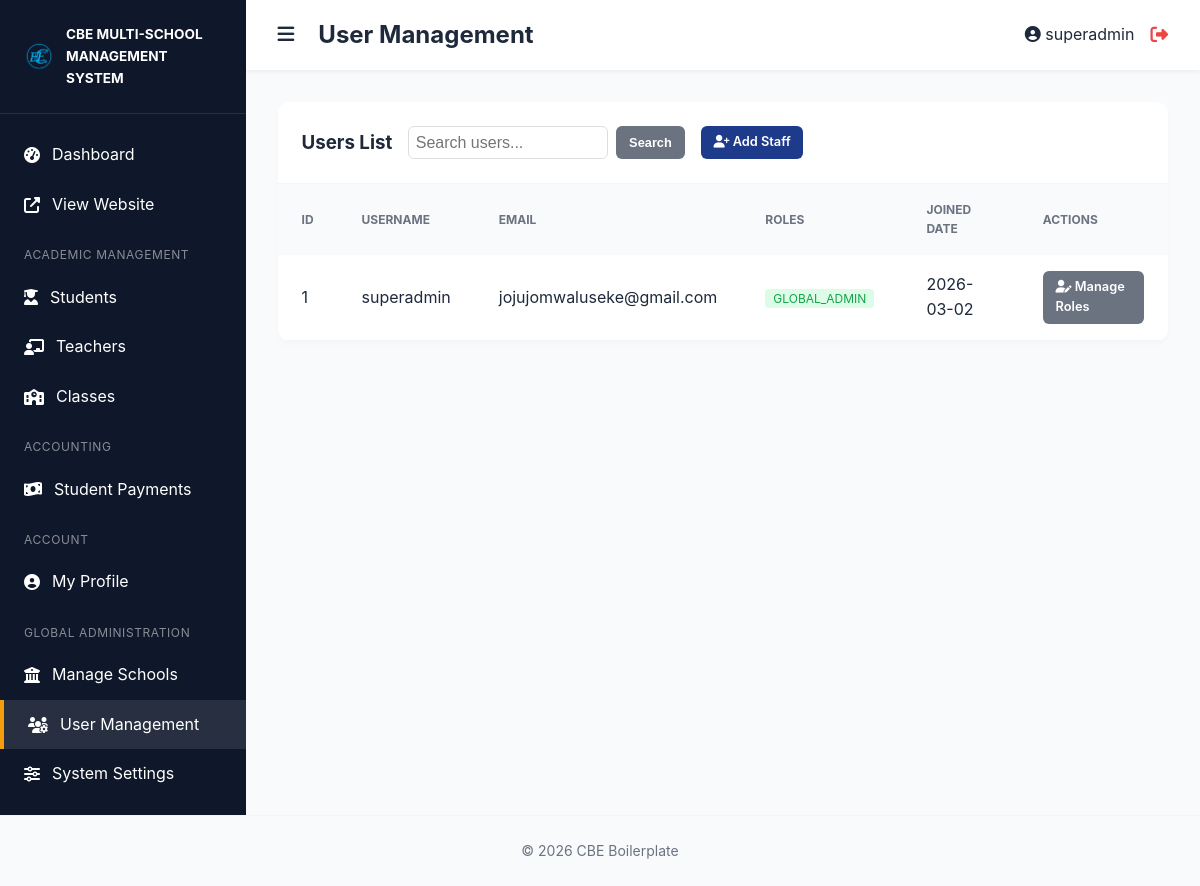
Page /modules/users/list.php?error=notfound (signed in) on the committed database.
### tables this page shows
CREATE TABLE `users` (
  `id` int(11) NOT NULL AUTO_INCREMENT,
  `school_id` int(11) DEFAULT NULL,  
  `username` varchar(50) NOT NULL,
  `email` varchar(100) NOT NULL,
  `password` varchar(255) NOT NULL,
  `full_name` varchar(255) DEFAULT NULL,
  `phone` varchar(20) DEFAULT NULL,
  `profile_pic` varchar(255) DEFAULT 'default.png',
  `status` enum('active', 'inactive') DEFAULT 'active',
  `created_at` timestamp NOT NULL DEFAULT current_timestamp(),
  PRIMARY KEY (`id`),
  UNIQUE KEY `email` (`email`),
  UNIQUE KEY `username` (`username`),
  CONSTRAINT `users_ibfk_1` FOREIGN KEY (`school_id`) REFERENCES `schools` (`id`) ON DELETE SET NULL
);

### config/auth.php (called while the page is built, shortened)
<?php
$base_dir = str_replace('\\', '/', realpath(dirname(__DIR__)));
$doc_root = str_replace('\\', '/', realpath($_SERVER['DOCUMENT_ROOT']));
$project_path = str_ireplace($doc_root, '', $base_dir);
$project_root = rtrim($project_path, '/') . '/';
$project_root = str_replace('//', '/', $project_root);
if ($project_root === '/')
    $project_root = '/';
function is_logged_in()
{
    return isset($_SESSION['user_id']);
}
function has_role($role_name)
{
    $user_roles = $_SESSION['roles'] ?? [];
    if (is_array($role_name)) {
        return !empty(array_intersect($role_name, $user_roles));
    }
    return in_array($role_name, $user_roles);
}

### config/database.php (called while the page is built)
<?php
$host = '127.0.0.1';
$db = 'school_system';
$user = 'root';
$pass = '';
$charset = 'utf8mb4';
$dsn = "mysql:host=$host;dbname=$db;charset=$charset";
$options = [
     PDO::ATTR_ERRMODE => PDO::ERRMODE_EXCEPTION,
     PDO::ATTR_DEFAULT_FETCH_MODE => PDO::FETCH_ASSOC,
     PDO::ATTR_EMULATE_PREPARES => false,
];
try {
     $pdo = new PDO($dsn, $user, $pass, $options);
} catch (\PDOException $e) {
     throw new \PDOException($e->getMessage(), (int) $e->getCode());
}
$settings = [];
try {
     $stmt = $pdo->query("SELECT * FROM settings");
     while ($row = $stmt->fetch()) {
          $settings[$row['setting_key']] = $row['setting_value'];
     }
} catch (Exception $e) {
}
function get_setting($key, $default = '')
{
     global $settings;
     return $settings[$key] ?? $default;
}

### modules/users/list.php (the view, shortened to what this page needs)
<?php
$page_title = 'User Management';
include __DIR__ . '/../../includes/header.php';
require_once __DIR__ . '/../../config/database.php';
$search = $_GET['search'] ?? '';
$where_clauses = [];
$params = [];
$where_sql = !empty($where_clauses) ? " WHERE " . implode(" AND ", $where_clauses) : "";
$sql = "SELECT u.*, GROUP_CONCAT(r.name) as roles_list
        FROM users u
        LEFT JOIN user_roles ur ON u.id = ur.user_id
        LEFT JOIN roles r ON ur.role_id = r.id
        $where_sql
        GROUP BY u.id
        ORDER BY u.created_at DESC";
$stmt = $pdo->prepare($sql);
$stmt->execute($params);
$users = $stmt->fetchAll();
?>
<div class="card">
    <div class="card-header">
        <div style="display: flex; gap: 1rem; align-items: center; flex-wrap: wrap;">
            <h3>Users List</h3>
            <form action="" method="GET" style="display: flex; gap: 0.5rem; margin-left: auto;">
                <input type="text" name="search" value="<?php echo htmlspecialchars($search); ?>"
                    placeholder="Search users..." class="form-control" style="width: 200px; padding: 0.4rem;">
                <button type="submit" class="btn btn-secondary btn-sm" style="width: auto;">Search</button>
                <?php if (has_role(['global_admin', 'headmaster'])): ?>
                    <a href="add_staff.php" class="btn btn-primary btn-sm" style="width: auto; margin-left: 0.5rem;"><i
                            class="fas fa-user-plus"></i> Add Staff</a>
                <?php endif; ?>
            </form>
        </div>
    </div>
    <div class="table-responsive">
        <table>
            <thead>
                <tr>
                    <th>ID</th>
                    <th>Username</th>
                    <th>Email</th>
                    <th>Roles</th>
                    <th>Joined Date</th>
                    <th>Actions</th>
                </tr>
            </thead>
            <tbody>
                <?php foreach ($users as $user): ?>
                    <tr>
                        <td>
                            <?php echo $user['id']; ?>
                        </td>
                        <td>
                            <?php echo htmlspecialchars($user['username']); ?>
                        </td>
                        <td>
                            <?php echo htmlspecialchars($user['email']); ?>
                        </td>
                        <td>
                            <?php
                            $roles = explode(',', $user['roles_list'] ?? 'user');
                            foreach ($roles as $role):
                                $class = ($role == 'admin') ? 'bg-primary-light' : 'bg-success-light';
                                ?>
                                <span style="padding: 2px 8px; border-radius: 4px; font-size: 0.75rem; margin-right: 4px;"
                                    class="<?php echo $class; ?>">
                                    <?php echo strtoupper($role); ?>
                                </span>
                            <?php endforeach; ?>
                        </td>
                        <td>
                            <?php echo date('Y-m-d', strtotime($user['created_at'])); ?>
                        </td>
                        <td>
                            <a href="edit.php?id=<?php echo $user['id']; ?>" class="btn btn-secondary btn-sm"><i
                                    class="fas fa-user-edit"></i> Manage Roles</a>
                        </td>
                    </tr>
                <?php endforeach; ?>
            </tbody>
        </table>
    </div>
</div>
<?php include __DIR__ . '/../../includes/footer.php'; ?>

### includes/header.php (shortened to what this page needs)
<?php
require_once __DIR__ . '/../config/database.php';
require_once __DIR__ . '/../config/auth.php';
?>
<!DOCTYPE html>
<html lang="en">
<head>
    <link rel="stylesheet" href="<?php echo $project_root; ?>assets/css/main.css">
    <link rel="stylesheet" href="https://cdnjs.cloudflare.com/ajax/libs/font-awesome/6.4.0/css/all.min.css">
</head>
<body class="<?php echo $body_class ?? ''; ?>">
    <?php if (is_logged_in() && !isset($plain_layout)): ?>
        <div class="app-container">
            <?php include __DIR__ . '/sidebar.php'; ?>
            <main class="content-area">
                <header class="top-nav">
                    <div class="nav-left">
                        <button id="sidebar-toggle"><i class="fas fa-bars"></i></button>
                        <h2>
                            <?php echo $page_title ?? 'Dashboard'; ?>
                        </h2>
                    </div>
                    <div class="nav-right">
                        <div class="user-profile">
                            <span><i class="fas fa-user-circle"></i>
                                <?php echo $_SESSION['username']; ?>
                            </span>
                            <a href="<?php echo $project_root; ?>logout.php" class="btn-logout"><i class="fas fa-sign-out-alt"></i></a>
                        </div>
                    </div>
                </header>
                <div class="main-content">
                    <?php
    endif; ?>

### includes/sidebar.php (shortened to what this page needs)
<?php
$current_page = basename($_SERVER['PHP_SELF']);
?>
<aside class="sidebar">
    <div class="sidebar-header">
        <?php
        $logo = $_SESSION['school']['logo'] ?? 'assets/images/CBE_Logo2.png';
        $school_name = $_SESSION['school']['name'] ?? get_setting('system_name', 'CBE SYSTEM');
        ?>
        <img src="<?php echo $project_root . $logo; ?>" alt="Logo"
            style="width: 30px; height: 30px; object-fit: cover; border-radius: 4px;">
        <span style="font-size: 0.85rem;"><?php echo strtoupper($school_name); ?></span>
    </div>
    <nav class="sidebar-nav">
        <ul>
            <li class="<?php echo (strpos($_SERVER['PHP_SELF'], '/dashboard/') !== false) ? 'active' : ''; ?>">
                <a href="<?php echo $project_root; ?>dashboard/index.php"><i class="fas fa-tachometer-alt"></i>
                    Dashboard</a>
            </li>
            <li class="<?php echo $current_page == 'index.php' ? 'active' : ''; ?>">
                <a href="<?php echo $project_root; ?>index.php"><i class="fas fa-external-link-alt"></i> View
                    Website</a>
            </li>
            <li class="nav-label">Academic Management</li>
            <li class="<?php echo strpos($_SERVER['PHP_SELF'], 'modules/students') !== false ? 'active' : ''; ?>">
                <a href="<?php echo $project_root; ?>modules/students/list.php"><i class="fas fa-user-graduate"></i>
                    Students</a>
            </li>
            <li class="<?php echo strpos($_SERVER['PHP_SELF'], 'modules/teachers') !== false ? 'active' : ''; ?>">
                <a href="<?php echo $project_root; ?>modules/teachers/list.php"><i
                        class="fas fa-chalkboard-teacher"></i> Teachers</a>
            </li>
            <li class="<?php echo strpos($_SERVER['PHP_SELF'], 'modules/classes') !== false ? 'active' : ''; ?>">
                <a href="<?php echo $project_root; ?>modules/classes/list.php"><i class="fas fa-school"></i> Classes</a>
            </li>
            <li class="nav-label">Accounting</li>
            <li class="<?php echo strpos($_SERVER['PHP_SELF'], 'modules/payments') !== false ? 'active' : ''; ?>">
                <a href="<?php echo $project_root; ?>modules/payments/list.php"><i class="fas fa-money-bill-wave"></i>
                    Student Payments</a>
            </li>
            <li class="nav-label">Account</li>
            <li class="<?php echo $current_page == 'profile.php' ? 'active' : ''; ?>">
                <a href="<?php echo $project_root; ?>profile.php"><i class="fas fa-user-circle"></i> My Profile</a>
            </li>
            <?php if (has_role('global_admin')): ?>
                <li class="nav-label">Global Administration</li>
                <li class="<?php echo strpos($_SERVER['PHP_SELF'], 'modules/schools') !== false ? 'active' : ''; ?>">
                    <a href="<?php echo $project_root; ?>modules/schools/list.php"><i class="fas fa-university"></i> Manage
                        Schools</a>
                </li>
                <li class="<?php echo strpos($_SERVER['PHP_SELF'], 'modules/users') !== false ? 'active' : ''; ?>">
                    <a href="<?php echo $project_root; ?>modules/users/list.php"><i class="fas fa-users-cog"></i> User
                        Management</a>
                </li>
                <li class="<?php echo $current_page == 'settings.php' ? 'active' : ''; ?>">
                    <a href="<?php echo $project_root; ?>modules/settings/index.php"><i class="fas fa-sliders-h"></i> System
                        Settings</a>
                </li>
                <?php
            endif; ?>
        </ul>
    </nav>
</aside>

### includes/footer.php (shortened to what this page needs)
<?php if (is_logged_in() && !isset($plain_layout)): ?>
    </div>
    </main>
    </div>
<?php endif; ?>
<footer
    style="text-align: center; padding: 1.5rem; color: #6b7280; font-size: 0.875rem; border-top: 1px solid #f3f4f6; margin-top: auto;">
    <?php echo get_setting('footer_text', '© 2026 CBE Boilerplate'); ?>
</footer>
</body>
</html>

### assets/css/main.css (style rules this page uses)
* { box-sizing: border-box; margin: 0; padding: 0; }
body { font-family: var(--font_family); background-color: var(--background); color: var(--text); line-height: 1.6; }
a { text-decoration: none; color: inherit; }
ul { list-style: none; }
.form-control { width: 100%; padding: 0.75rem; border: 1px solid #ddd; border-radius: 6px; font-size: 1rem; }
.btn { display: inline-block; padding: 0.75rem 1.5rem; border-radius: 6px; border: none; cursor: pointer; font-weight: 600; transition: all 0.3s ease; }
.btn-primary { background-color: var(--primary); color: white; width: 100%; }
.app-container { display: flex; min-height: 100vh; }
.sidebar { width: 260px; background-color: var(--sidebar); color: var(--light_text); display: flex; flex-direction: column; transition: all 0.3s ease; }
.sidebar-header { padding: 1.5rem; font-size: 1.25rem; font-weight: 700; display: flex; align-items: center; gap: 0.75rem; border-bottom: 1px solid rgba(255, 255, 255, 0.1); }
.sidebar-nav { flex-grow: 1; padding: 1rem 0; }
.nav-label { padding: 1rem 1.5rem 0.5rem; font-size: 0.75rem; text-transform: uppercase; letter-spacing: 0.05em; opacity: 0.5; }
.sidebar-nav a { display: flex; align-items: center; padding: 0.75rem 1.5rem; gap: 0.75rem; transition: all 0.2s; }
.sidebar-nav a:hover, .sidebar-nav li.active a { background-color: rgba(255, 255, 255, 0.1); border-left: 4px solid var(--accent); }
.content-area { flex-grow: 1; display: flex; flex-direction: column; }
.top-nav { height: 70px; background: white; display: flex; justify-content: space-between; align-items: center; padding: 0 2rem; box-shadow: 0 2px 4px rgba(0, 0, 0, 0.05); }
.nav-left { display: flex; align-items: center; gap: 1.5rem; }
#sidebar-toggle { background: none; border: none; font-size: 1.2rem; cursor: pointer; color: var(--text); }
.user-profile { display: flex; align-items: center; gap: 1rem; }
.btn-logout { color: #ef4444; font-size: 1.1rem; }
.main-content { padding: 2rem; flex-grow: 1; }
.bg-success-light { background: #dcfce7; color: #16a34a; }
.card { background: white; border-radius: 12px; box-shadow: 0 4px 6px rgba(0, 0, 0, 0.02); overflow: hidden; }
.card-header { padding: 1.5rem; border-bottom: 1px solid #f3f4f6; display: flex; justify-content: space-between; align-items: center; }
.table-responsive { overflow-x: auto; }
table { width: 100%; border-collapse: collapse; }
th { text-align: left; padding: 1rem 1.5rem; background: #f9fafb; font-size: 0.75rem; text-transform: uppercase; color: #6b7280; }
td { padding: 1rem 1.5rem; border-bottom: 1px solid #f3f4f6; }
.btn-sm { padding: 0.4rem 0.8rem; font-size: 0.8rem; }
.btn-secondary { background-color: #6b7280; color: white; }
.main-content { animation: fadeIn 0.3s ease-out; }
html { scroll-behavior: smooth; }

### rows in the picture
users: id "1", username "superadmin", email "jojujomwaluseke@gmail.com", role "GLOBAL_ADMIN", created_at "2026-03-02"

### other values in the picture
$school_name "CBE MULTI-SCHOOL MANAGEMENT SYSTEM"
$page_title "User Management"
$_SESSION['username'] "superadmin"
get_setting('footer_text', '© 2026 CBE Boilerplate') "© 2026 CBE Boilerplate"
